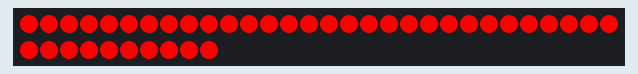
Bench run of a sketch on a simulated Arduino Uno, built with avr-gcc and run on an emulated ATmega328P. On the bench: 40 RGB LEDs in strip order, left to right, continuing on the next row. Dim RGB values are drawn brighter than linear.

Above: at 1.1 s.
At 3.1 s:
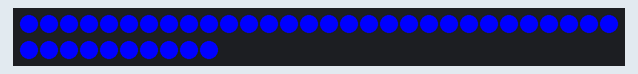
At 7.7 s:
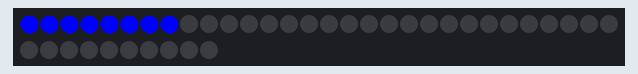
At 12.3 s:
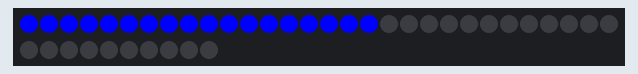
At 16.9 s:
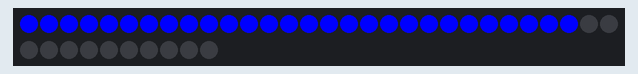
At 21.7 s:
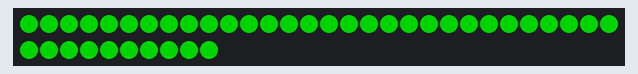

The sketch:

FRCRing.ino
```cpp
#include <FastLED.h>

// How many leds in your strip?
#define NUM_LEDS 40

// For led chips like Neopixels, which have a data line, ground, and power, you just
// need to define DATA_PIN.  For led chipsets that are SPI based (four wires - data, clock,
// ground, and power), like the LPD8806 define both DATA_PIN and CLOCK_PIN
#define DATA_PIN 7
#define CLOCK_PIN 13

// Define the array of leds
CRGB leds[NUM_LEDS];

void setup() {

  FastLED.addLeds<WS2812B, DATA_PIN, GRB>(leds, NUM_LEDS);
  FastLED.setBrightness(255);

  for (int i = 0; i < NUM_LEDS; i++) {
    leds[i] = CRGB::Black;
  }

  FastLED.show();
  delay(1000);
  for (int i = 0; i < NUM_LEDS; i++) {
    leds[i] = CRGB::Red;
  }

  FastLED.show();
  delay(1000);
  for (int i = 0; i < NUM_LEDS; i++) {
    leds[i] = CRGB::Green;
  }

  FastLED.show();
  delay(1000);
  for (int i = 0; i < NUM_LEDS; i++) {
    leds[i] = CRGB::Blue;
  }

  FastLED.show();

  delay(1000);
  for (int i = 0; i < NUM_LEDS; i++) {
    leds[i] = CRGB::Black;
  }

  FastLED.show();

  for (int x = 0; x < 20; x++) {
    for (int i = 0; i < NUM_LEDS; i++) {
      leds[i] = CRGB::Blue;
      delay(20);
      FastLED.show();

    }
    for (int i = 0; i < NUM_LEDS; i++) {
      leds[i] = CRGB::Black;
    }

    FastLED.show();
  }

  for (int i = 0; i < NUM_LEDS; i++) {
    leds[i] = CRGB::White;
  }

  FastLED.show();
  delay(250);


  for (int i = 0; i < NUM_LEDS; i++) {
    leds[i] = CRGB::Green;
  }

  FastLED.show();

}

void loop() {
  // Turn the LED on, then pause

}
```

Measured:
- what the display in image 0 shows lasts 1.0 s, from 1.0 s to 2.0 s
